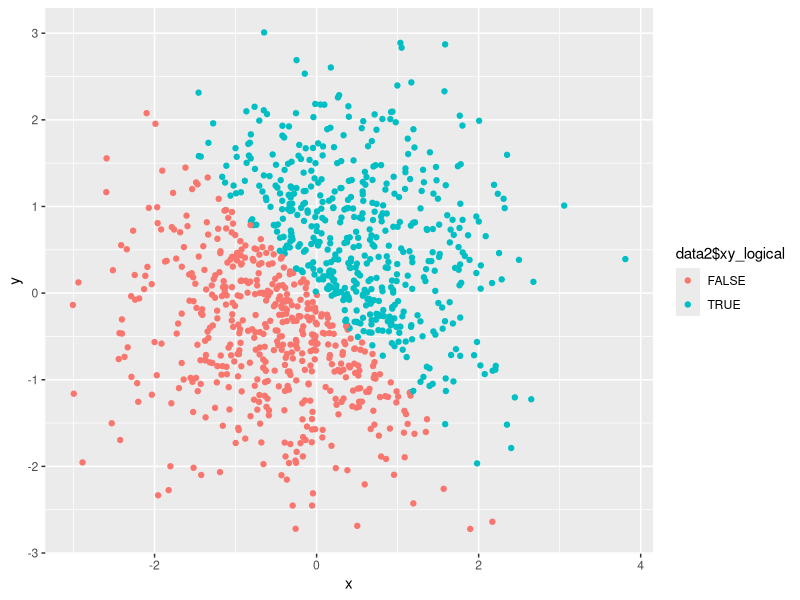
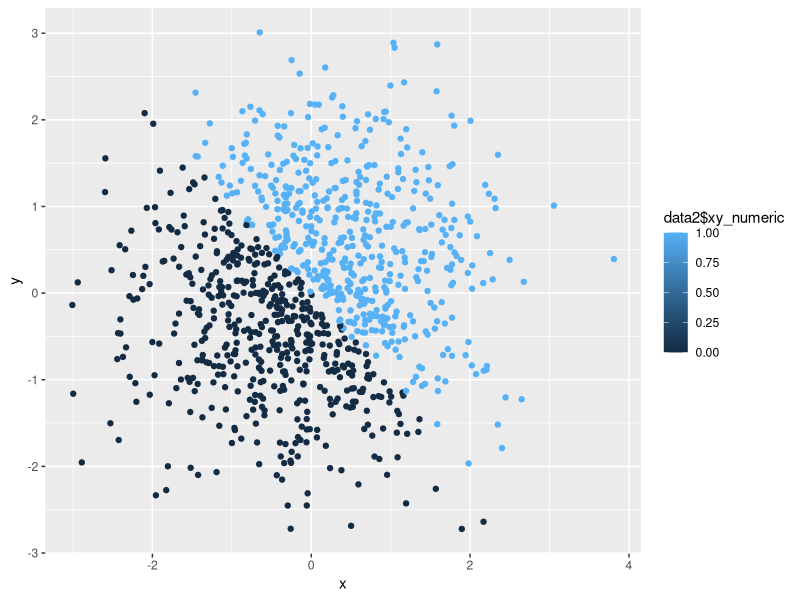
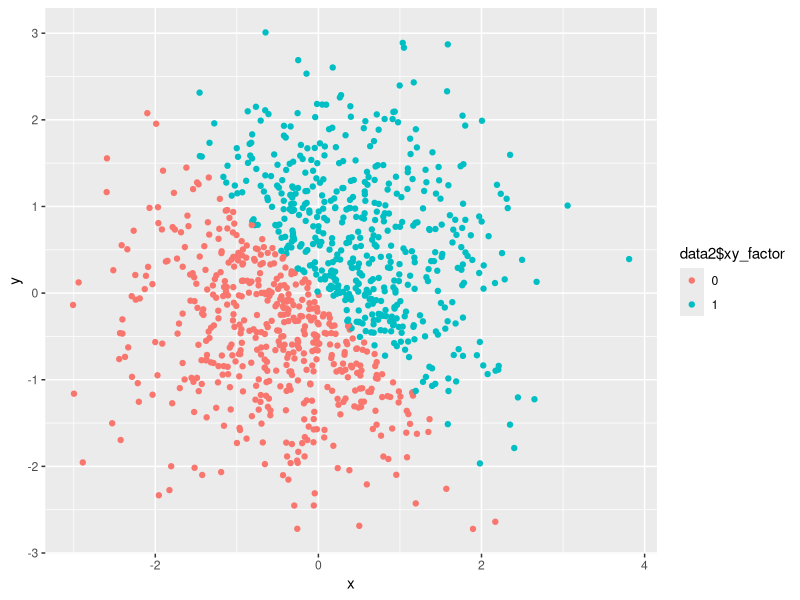
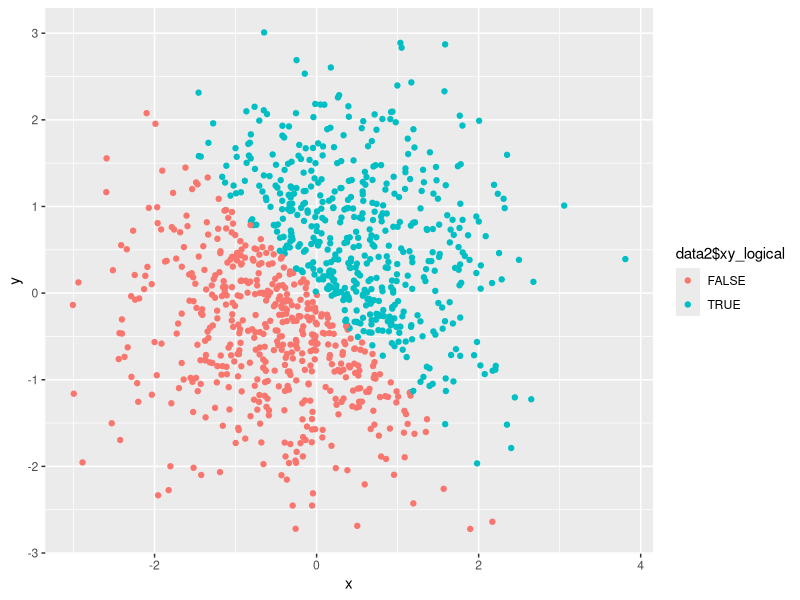

Source code (R) for these figures, in order:
## ---- chunk 1
library(tidyverse)
## ---- chunk 2

set.seed(1)

# Create a data frame
data1 = tibble(
  
  # Create a random sample of size 10 from a uniform [0, 5] distribution
  vec_unif = runif(10, min = 0, max = 5),

  # Create a logical vector indicating whether elements of the sample are greater than 2
  vec_logical = vec_unif > 2,

  # Create a (length-10) character vector
  vec_char = c("My", "name", "is", "Sha", "Tao", "and", "I", "like", "Data", "Science"),

  # Create a (length-10) factor vector
  vec_factor = factor(c("low", "low", "low", "high", "high", "low", "low", "low", "high", "high"))
)

# Print data1
data1

# Try to take the mean of the numeric variable
mean(data1$vec_unif)

# Try to take the mean of the logical variable
mean(data1$vec_logical)

# mean(data1$vec_char) doesn't work
# mean(vec_factor) doesn't work
## ---- chunk 3

#applies the as.numeric function to the logical, character, and factor variables
as.numeric(data1$vec_logical)
as.numeric(data1$vec_char)
as.numeric(data1$vec_factor)

## ---- chunk 4

# Convert character variable from character to factor to numeric
as.numeric(as.factor(data1$vec_char))

# Convert factor variable from factor to character to numeric
as.numeric(as.character(data1$vec_factor))
## ---- chunk 5

# Create a random sample x of size 1000 from a standard Normal distribution
set.seed(1)
x = rnorm(1000)

# Create a random sample y of size 1000 from a standard Normal distribution
set.seed(2)
y = rnorm(1000)

# Create a data frame
data2 = tibble(
  x,
  y,
  
  # Create a logical vector indicating whether the x + y > 0
  xy_logical = x + y > 0,
  
  # Create a numeric vector by coercing the above logical vector
  xy_numeric = as.numeric(xy_logical),
  
  # Create a factor vector created by coercing the above logical vector
  xy_factor = as.factor(xy_numeric)
)

## ---- chunk 6

# Make a scatterplot of y vs x,  color points using the logical variable
plot_logical = ggplot(data2, aes(x, y, color = data2$xy_logical)) +
        geom_point()
plot_logical

# Make a scatterplot of y vs x,  color points using the numeric variable
plot_numeric = ggplot(data2, aes(x, y, color = data2$xy_numeric)) +
        geom_point()
plot_numeric

# Make a scatterplot of y vs x,  color points using the factor variable
plot_factor = ggplot(data2, aes(x, y, color = data2$xy_factor)) +
        geom_point()
plot_factor

# Save the first plot
ggsave("plot_logical.png", plot_logical)

